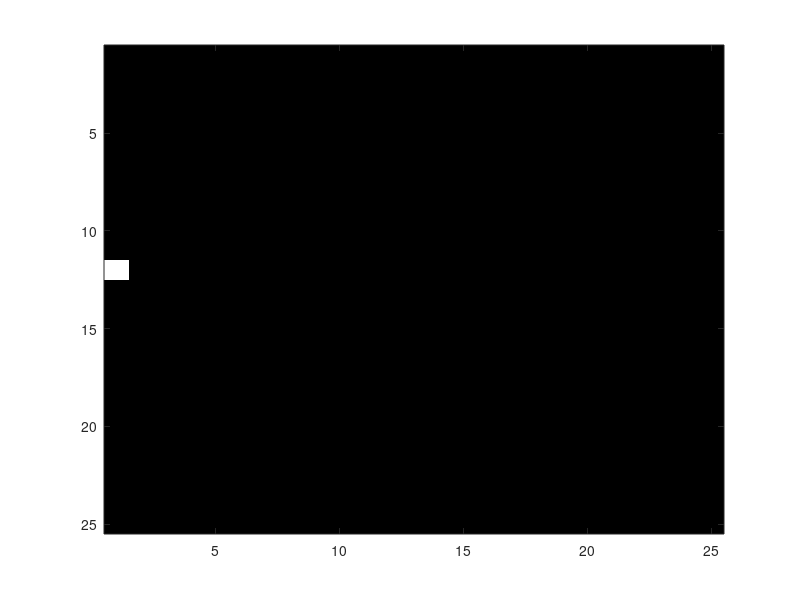

This chart was generated by the following MATLAB code:
%This is code I have written in fulfilment of exercise 5.2 in chapter 5 of the book Matlab for Neuroscientists.  


test_disp = uint8(zeros(25,25,3))



test_disp(12,25,:)=255

figure

for i=1:25
  image (test_disp);
  test_disp = circshift(test_disp,[0 1 0]);
  M(i)=getframe;
end  

movie(M,6,24)


for i=1:25
  image (test_disp);
  test_disp = circshift(test_disp,[0 -1 0]);
  M(i)=getframe;
end  

movie(M,6,24)